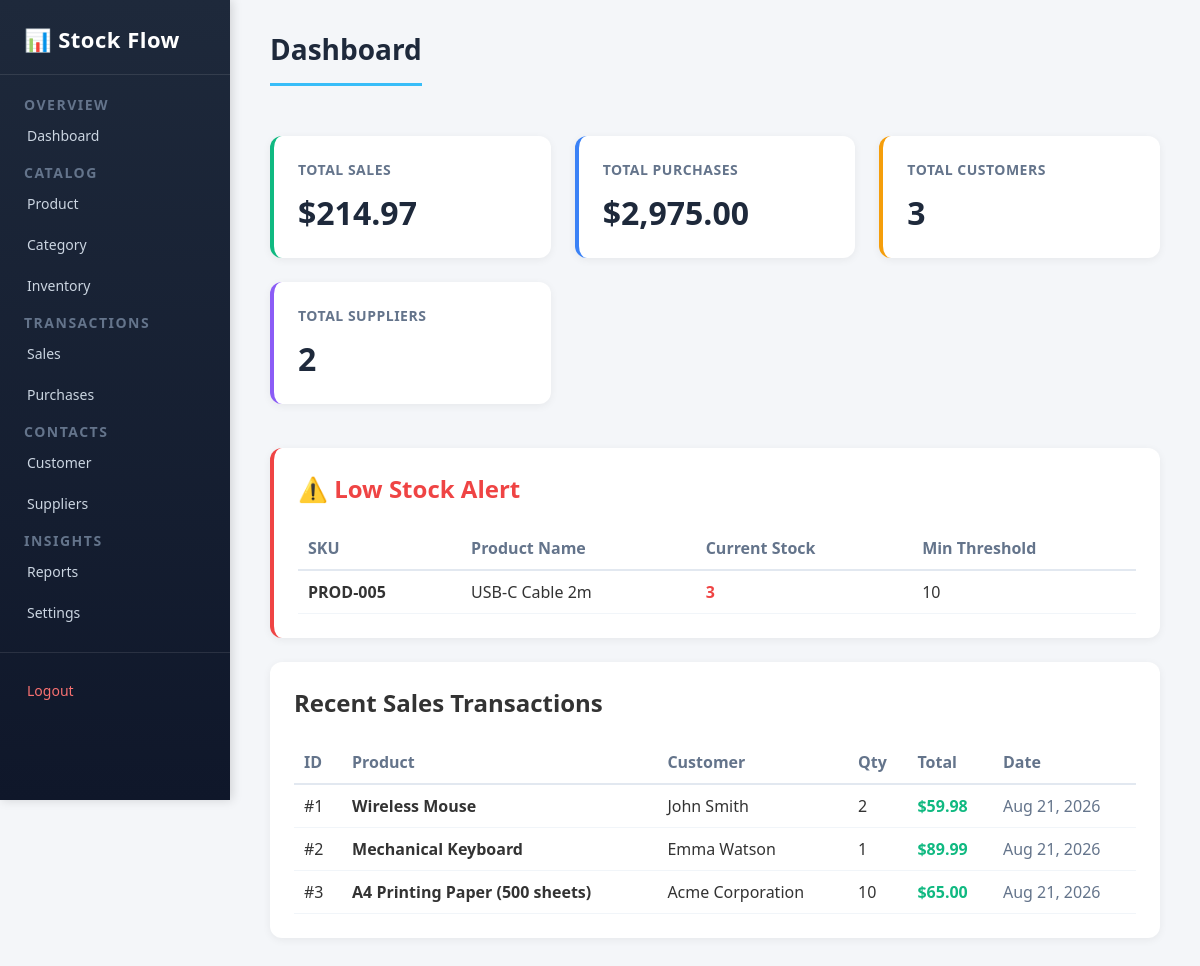
/pages/dashboard.php (signed in), run on the app's committed database.
### tables this page shows
CREATE TABLE IF NOT EXISTS `products` (
    `id` INT AUTO_INCREMENT PRIMARY KEY,
    `sku` VARCHAR(50) NOT NULL UNIQUE,
    `name` VARCHAR(150) NOT NULL,
    `category_id` INT,
    `price` DECIMAL(10, 2) NOT NULL DEFAULT 0.00,
    `cost` DECIMAL(10, 2) NOT NULL DEFAULT 0.00,
    `quantity` INT NOT NULL DEFAULT 0,
    `min_stock` INT NOT NULL DEFAULT 5,
    `description` TEXT,
    FOREIGN KEY (`category_id`) REFERENCES `categories`(`id`) ON DELETE SET NULL
);

CREATE TABLE IF NOT EXISTS `sales` (
    `id` INT AUTO_INCREMENT PRIMARY KEY,
    `product_id` INT NOT NULL,
    `customer_id` INT,
    `quantity` INT NOT NULL,
    `unit_price` DECIMAL(10, 2) NOT NULL,
    `total_amount` DECIMAL(10, 2) NOT NULL,
    `sale_date` TIMESTAMP DEFAULT CURRENT_TIMESTAMP,
    FOREIGN KEY (`product_id`) REFERENCES `products`(`id`) ON DELETE CASCADE,
    FOREIGN KEY (`customer_id`) REFERENCES `customers`(`id`) ON DELETE SET NULL
);

CREATE TABLE IF NOT EXISTS `customers` (
    `id` INT AUTO_INCREMENT PRIMARY KEY,
    `name` VARCHAR(100) NOT NULL,
    `email` VARCHAR(100),
    `phone` VARCHAR(30),
    `address` TEXT
);

### pages/dashboard.php (the view, shortened to what this page needs)
<?php
require_once __DIR__ . '/../includes/header.php';
$total_sales = 0;
$total_purchases = 0;
$total_customers = 0;
$total_suppliers = 0;
$recent_sales = [];
$low_stock_products = [];
if ($pdo !== null) {
    try {
        $stmt = $pdo->query("SELECT COALESCE(SUM(total_amount), 0) AS total FROM sales");
        $total_sales = $stmt->fetch()['total'];
        $stmt = $pdo->query("SELECT COALESCE(SUM(total_amount), 0) AS total FROM purchases");
        $total_purchases = $stmt->fetch()['total'];
        $stmt = $pdo->query("SELECT COUNT(*) AS total FROM customers");
        $total_customers = $stmt->fetch()['total'];
        $stmt = $pdo->query("SELECT COUNT(*) AS total FROM suppliers");
        $total_suppliers = $stmt->fetch()['total'];
        $stmt = $pdo->query("SELECT s.*, p.name AS product_name, c.name AS customer_name
                             FROM sales s
                             JOIN products p ON s.product_id = p.id
                             LEFT JOIN customers c ON s.customer_id = c.id
                             ORDER BY s.sale_date DESC LIMIT 5");
        $recent_sales = $stmt->fetchAll();
        $stmt = $pdo->query("SELECT * FROM products WHERE quantity <= min_stock ORDER BY quantity ASC");
        $low_stock_products = $stmt->fetchAll();
    } catch (Exception $e) {
        $db_err = $e->getMessage();
    }
}
?>
<h1>Dashboard</h1>
<div id="dashboard">
    <div class="dashboard-item">
        <h2>Total Sales</h2>
        <p>$<?php echo number_format($total_sales, 2); ?></p>
    </div>
    <div class="dashboard-item">
        <h2>Total Purchases</h2>
        <p>$<?php echo number_format($total_purchases, 2); ?></p>
    </div>
    <div class="dashboard-item">
        <h2>Total Customers</h2>
        <p><?php echo number_format($total_customers); ?></p>
    </div>
    <div class="dashboard-item">
        <h2>Total Suppliers</h2>
        <p><?php echo number_format($total_suppliers); ?></p>
    </div>
</div>
<br><br>
<?php if (!empty($low_stock_products)): ?>
    <div class="form-card" style="max-width: 100%; border-left: 4px solid #ef4444;">
        <h2 style="color: #ef4444;">⚠️ Low Stock Alert</h2>
        <br>
        <table style="width: 100%; border-collapse: collapse; text-align: left;">
            <thead>
                <tr style="border-bottom: 2px solid #e2e8f0; color: #64748b;">
                    <th style="padding: 10px;">SKU</th>
                    <th style="padding: 10px;">Product Name</th>
                    <th style="padding: 10px;">Current Stock</th>
                    <th style="padding: 10px;">Min Threshold</th>
                </tr>
            </thead>
            <tbody>
                <?php foreach ($low_stock_products as $item): ?>
                    <tr style="border-bottom: 1px solid #f1f5f9;">
                        <td style="padding: 10px; font-weight: 600;"><?php echo htmlspecialchars($item['sku']); ?></td>
                        <td style="padding: 10px;"><?php echo htmlspecialchars($item['name']); ?></td>
                        <td style="padding: 10px; color: #ef4444; font-weight: 700;"><?php echo $item['quantity']; ?></td>
                        <td style="padding: 10px;"><?php echo $item['min_stock']; ?></td>
                    </tr>
                <?php endforeach; ?>
            </tbody>
        </table>
    </div>
<?php endif; ?>
<div class="form-card" style="max-width: 100%;">
    <h2>Recent Sales Transactions</h2>
    <br>
    <?php if (empty($recent_sales)): ?>
        <p style="color: #64748b;">No recent sales transactions recorded.</p>
    <?php else: ?>
        <table style="width: 100%; border-collapse: collapse; text-align: left;">
            <thead>
                <tr style="border-bottom: 2px solid #e2e8f0; color: #64748b;">
                    <th style="padding: 10px;">ID</th>
                    <th style="padding: 10px;">Product</th>
                    <th style="padding: 10px;">Customer</th>
                    <th style="padding: 10px;">Qty</th>
                    <th style="padding: 10px;">Total</th>
                    <th style="padding: 10px;">Date</th>
                </tr>
            </thead>
            <tbody>
                <?php foreach ($recent_sales as $sale): ?>
                    <tr style="border-bottom: 1px solid #f1f5f9;">
                        <td style="padding: 10px;">#<?php echo $sale['id']; ?></td>
                        <td style="padding: 10px; font-weight: 600;"><?php echo htmlspecialchars($sale['product_name']); ?></td>
                        <td style="padding: 10px;"><?php echo htmlspecialchars($sale['customer_name'] ?? 'N/A'); ?></td>
                        <td style="padding: 10px;"><?php echo $sale['quantity']; ?></td>
                        <td style="padding: 10px; color: #10b981; font-weight: 700;">$<?php echo number_format($sale['total_amount'], 2); ?></td>
                        <td style="padding: 10px; color: #64748b;"><?php echo date('M d, Y', strtotime($sale['sale_date'])); ?></td>
                    </tr>
                <?php endforeach; ?>
            </tbody>
        </table>
    <?php endif; ?>
</div>
<?php require_once __DIR__ . '/../includes/footer.php'; ?>

### includes/header.php (shortened to what this page needs)
<?php
$is_pages_dir = strpos($_SERVER['SCRIPT_NAME'], '/pages/') !== false;
$base_prefix = $is_pages_dir ? '../' : './';
?>
<!DOCTYPE html>
<html lang="en">
<head>
    <link rel="stylesheet" type="text/css" href="<?php echo $base_prefix; ?>style/style.css">
</head>
<body>
    <div id="header">
        <?php include __DIR__ . '/sidebar.php'; ?>
        <div id="rightsidebar">

### includes/sidebar.php
<?php
$is_pages_dir = strpos($_SERVER['SCRIPT_NAME'], '/pages/') !== false;
$p_link = $is_pages_dir ? '' : 'pages/';
$root_link = $is_pages_dir ? '../' : './';
?>
<div id="leftsidebar">
    <h1>📊 Stock Flow</h1>
    <div>
        <p id="lsheading">OVERVIEW</p>
        <h4><a href="<?php echo $p_link; ?>dashboard.php">Dashboard</a></h4>
    </div>
    <div>
        <p id="lsheading">CATALOG</p>
        <h4><a href="<?php echo $p_link; ?>products.php">Product</a></h4>
        <h4><a href="<?php echo $p_link; ?>categories.php">Category</a></h4>
        <h4><a href="<?php echo $p_link; ?>inventory.php">Inventory</a></h4>
    </div>
    <div>
        <p id="lsheading">TRANSACTIONS</p>
        <h4><a href="<?php echo $p_link; ?>sales.php">Sales</a></h4>
        <h4><a href="<?php echo $p_link; ?>purchases.php">Purchases</a></h4>
    </div>
    <div>
        <p id="lsheading">CONTACTS</p>
        <h4><a href="<?php echo $p_link; ?>customers.php">Customer</a></h4>
        <h4><a href="<?php echo $p_link; ?>suppliers.php">Suppliers</a></h4>
    </div>
    <div>
        <p id="lsheading">INSIGHTS</p>
        <h4><a href="<?php echo $p_link; ?>reports.php">Reports</a></h4>
        <h4><a href="<?php echo $p_link; ?>settings.php">Settings</a></h4>
    </div>
    <div id="logout">
        <h4><a href="<?php echo $root_link; ?>logout.php">Logout</a></h4>
    </div>
</div>

### includes/footer.php (shortened to what this page needs)
        </div>
    </div>
</body>
</html>

### style/style.css (style rules this page uses)
* { margin: 0; padding: 0; box-sizing: border-box; }
body { font-family: 'Segoe UI', Tahoma, Geneva, Verdana, sans-serif; background-color: #f4f6f9; color: #333; min-height: 100vh; }
a { text-decoration: none; color: inherit; }
#header { display: flex; min-height: 100vh; }
#leftsidebar { width: 230px; background: linear-gradient(180deg, #1e293b 0%, #0f172a 100%); color: #cbd5e1; padding: 24px 0; position: fixed; top: 0; left: 0; height: 100vh; overflow-y: auto; box-shadow: 2px 0 10px rgba(0, 0, 0, 0.15); z-index: 100; }
#leftsidebar h1 { font-size: 22px; font-weight: 700; color: #ffffff; padding: 0 24px 20px; margin-bottom: 20px; letter-spacing: 0.5px; border-bottom: 1px solid rgba(255, 255, 255, 0.1); }
#leftsidebar p { font-size: 14px; font-weight: 600; color: #64748b; text-transform: uppercase; letter-spacing: 1.5px; padding: 0 24px; margin-top: 8px; margin-bottom: 0px; }
#leftsidebar h4 { font-size: 14px; font-weight: 500; margin: 2px 0; cursor: pointer; transition: all 0.2s ease; }
#leftsidebar h4 a { display: block; padding: 10px 24px; border-left: 3px solid transparent; transition: all 0.2s ease; }
#lsheading { font-size: 14px; font-weight: 600; color: #64748b; text-transform: uppercase; letter-spacing: 1.5px; }
#logout { margin-top: 20px; border-top: 1px solid rgba(255, 255, 255, 0.1); padding-top: 16px; }
#logout h4 { color: #f87171; }
#rightsidebar { flex: 1; margin-left: 230px; padding: 30px 40px; background-color: #f4f6f9; min-height: 100vh; }
#rightsidebar > h1 { font-size: 28px; font-weight: 700; color: #1e293b; margin-bottom: 30px; padding-bottom: 15px; border-bottom: 3px solid #38bdf8; display: inline-block; }
#dashboard { display: grid; grid-template-columns: repeat(auto-fit, minmax(220px, 1fr)); gap: 24px; margin-top: 20px; }
.dashboard-item { background: #ffffff; border-radius: 12px; padding: 24px; box-shadow: 0 2px 8px rgba(0, 0, 0, 0.06); border-left: 4px solid #38bdf8; transition: transform 0.2s ease, box-shadow 0.2s ease; }
.dashboard-item h2 { font-size: 14px; font-weight: 600; color: #64748b; text-transform: uppercase; letter-spacing: 0.5px; margin-bottom: 12px; }
.dashboard-item p { font-size: 32px; font-weight: 700; color: #1e293b; }
.dashboard-item:nth-child(1) { border-left-color: #10b981; }
.dashboard-item:nth-child(2) { border-left-color: #3b82f6; }
.dashboard-item:nth-child(3) { border-left-color: #f59e0b; }
.dashboard-item:nth-child(4) { border-left-color: #8b5cf6; }
.form-card { background: #ffffff; border-radius: 12px; padding: 24px; box-shadow: 0 2px 8px rgba(0, 0, 0, 0.06); margin-bottom: 24px; max-width: 600px; }

### data on the page
products: sku "PROD-005", name "USB-C Cable 2m", quantity "3", min_stock "10"
sales: id "1", product.name "Wireless Mouse", customer.name "John Smith", quantity "2", total_amount "59.98", sale_date "Aug 21, 2026"
sales: id "2", product.name "Mechanical Keyboard", customer.name "Emma Watson", quantity "1", total_amount "89.99", sale_date "Aug 21, 2026"
sales: id "3", product.name "A4 Printing Paper (500 sheets)", customer.name "Acme Corporation", quantity "10", total_amount "65.00", sale_date "Aug 21, 2026"

### other printed values
$total_sales "214.97"
$total_purchases "2,975.00"
$total_customers "3"
$total_suppliers "2"
